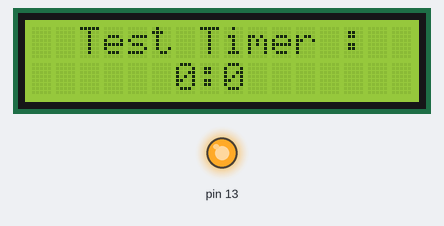
Simulated run of this sketch. Board: Arduino Uno, built with avr-gcc and run on an emulated ATmega328P. Parts: 16×2 character LCD, output pins drawn as LEDs (lit = HIGH).

Above: at 0.1 s.
At 4.1 s:
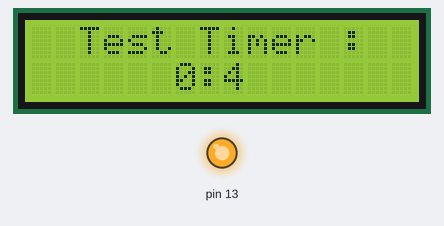
At 9.1 s:
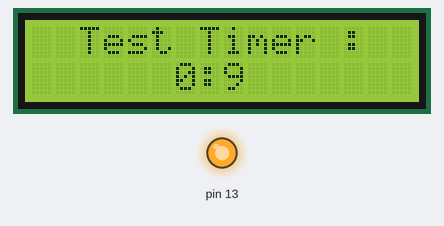
At 19.1 s:
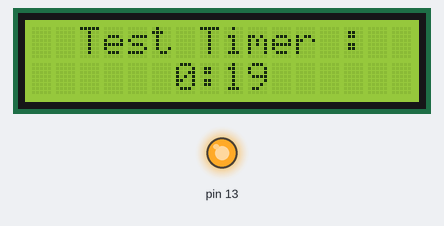
At 29.1 s:
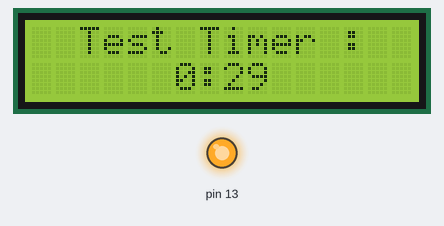
At 39.1 s:
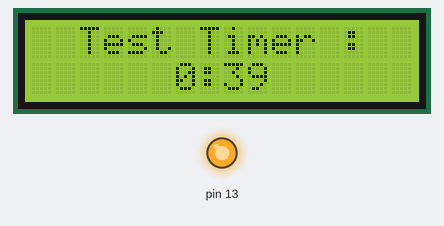

The sketch:

display-timer.ino
```cpp
#include <LiquidCrystal.h>
LiquidCrystal lcd(12, 11, 10, 5, 4, 3, 2);

void setup()
   {
       lcd.begin(16, 2);           // Fijamos el numero de caracteres y filas
       lcd.print("  Test Timer :");  // Aqi va el mensaje
       pinMode(13, OUTPUT);
       digitalWrite(13, HIGH);
   }

void loop()
   {
       lcd.setCursor(6, 1);    // Ponte en la line 1, posicion 6
       String s = reloj() ;
       lcd.print(s) ;
   }
String reloj()
   {
       int n = millis() / 1000 ;       // Lo pasamos a segundos
       int segundos = n % 60  ;
       int minutos =  n / 60  ;

       String S = String(minutos) + ":" + String(segundos);
       return (S);
   }
```

Measured:
- what the display in image 1 shows lasts 1.0 s, from 4.0 s to 5.0 s
